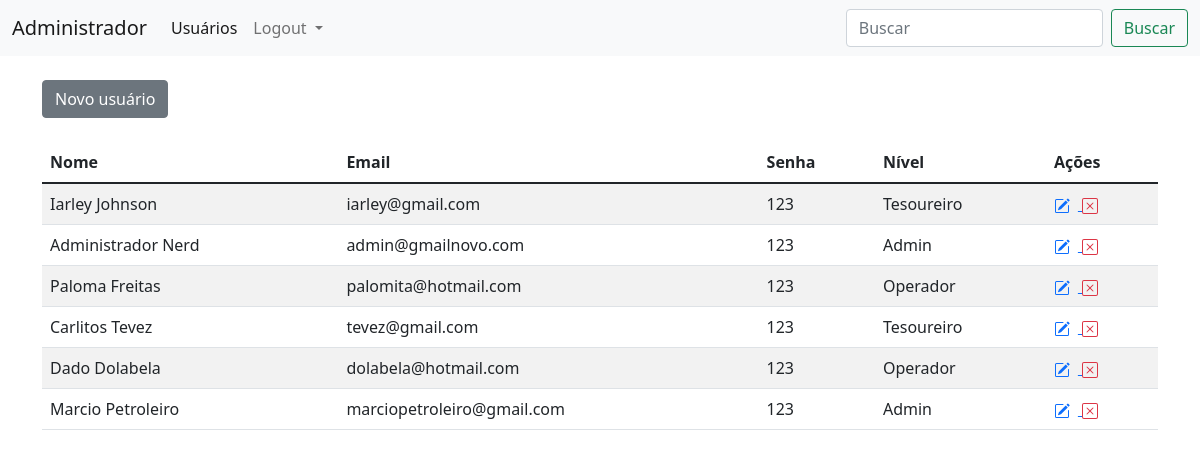
Screenshot of /01_php8/login/painel-adm/index.php (signed in) with the database file from the repository.
### tables this page shows
CREATE TABLE `usuarios` (
  `id` int(11) NOT NULL,
  `nome` varchar(80) NOT NULL,
  `email` varchar(80) NOT NULL,
  `cpf` varchar(15) NOT NULL,
  `senha` varchar(20) NOT NULL,
  `nivel` varchar(20) NOT NULL
);

### 01_php8/login/painel-adm/index.php (the view, shortened to what this page needs)
<?php
require_once('../../conexao.php');
?>
<!DOCTYPE html>
<html lang="en">
<head>
    <link href="https://cdn.jsdelivr.net/npm/bootstrap@5.1.3/dist/css/bootstrap.min.css" rel="stylesheet">
</head>
<body>
    <nav class="navbar navbar-expand-lg navbar-light bg-light">
        <div class="container-fluid">
            <a class="navbar-brand" href="index.php">Administrador</a>
            <div class="collapse navbar-collapse" id="navbarSupportedContent">
                <ul class="navbar-nav me-auto mb-2 mb-lg-0">
                    <li class="nav-item">
                        <a class="nav-link active" aria-current="page" href="index.php">Usuários</a>
                    </li>
                    <li class="nav-item dropdown">
                        <a class="nav-link dropdown-toggle" href="#" id="navbarDropdown" role="button" data-bs-toggle="dropdown" aria-expanded="false">
                            Logout
                        </a>
                    </li>
                </ul>
                <form class="d-flex" method="GET">
                    <input class="form-control me-2" type="search" placeholder="Buscar" aria-label="Search" name="txtBuscar">
                    <button class="btn btn-outline-success" name="btn-buscar" type="submit">Buscar</button>
                </form>
            </div>
        </div>
    </nav>
    <div class="container">
        <a href="index.php?funcao=novo" class="btn btn-secondary mt-4" type="button">Novo usuário</a>
        <?php
        $txtBuscar = '%' . @$_GET['txtBuscar'] . '%';
        $query = $pdo->prepare("SELECT * FROM usuarios WHERE nome LIKE :nome OR email LIKE :email");
        $query->bindValue(":nome", $txtBuscar);
        $query->bindValue(":email", $txtBuscar);
        $query->execute();
        $res = $query->fetchAll(PDO::FETCH_ASSOC);
        $total_reg = @count($res);
        if ($total_reg > 0) {
        ?>
            <table class="table table-striped mt-4">
                <thead>
                    <tr>
                        <th scope="col">Nome</th>
                        <th scope="col">Email</th>
                        <th scope="col">Senha</th>
                        <th scope="col">Nível</th>
                        <th scope="col">Ações</th>
                    </tr>
                </thead>
                <tbody>
                    <?php
                    for ($i = 0; $i < $total_reg; $i++) {
                        $nome = $res[$i]['nome'];
                        $email = $res[$i]['email'];
                        $senha = $res[$i]['senha'];
                        $nivel = $res[$i]['nivel'];
                        $id = $res[$i]['id'];
                    ?>
                        <tr>
                            <td><?php echo $nome; ?></td>
                            <td><?php echo $email; ?></td>
                            <td><?php echo $senha; ?></td>
                            <td><?php echo $nivel; ?></td>
                            <td>
                                <a href="index.php?funcao=editar&id=<?php echo $id; ?>">
                                </a>
                                <a href="index.php?funcao=deletar&id=<?php echo $id; ?>">
                                </a>
                            </td>
                        </tr>
                <?php
                    }
                } else {
                    echo "<p class='mt-4'> Não há dados para serem exibidos. </p>";
                }
                ?>
                </tbody>
            </table>
    </div>
</body>
</html>

### rows the page displays
usuarios: nome "Iarley Johnson", email "iarley@gmail.com", senha "123", nivel "Tesoureiro"
usuarios: nome "Administrador Nerd", email "admin@gmailnovo.com", senha "123", nivel "Admin"
usuarios: nome "Paloma Freitas", email "palomita@hotmail.com", senha "123", nivel "Operador"
usuarios: nome "Carlitos Tevez", email "tevez@gmail.com", senha "123", nivel "Tesoureiro"
usuarios: nome "Dado Dolabela", email "dolabela@hotmail.com", senha "123", nivel "Operador"
usuarios: nome "Marcio Petroleiro", email "marciopetroleiro@gmail.com", senha "123", nivel "Admin"
